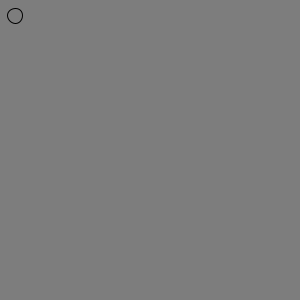
Frame 1 (no input)
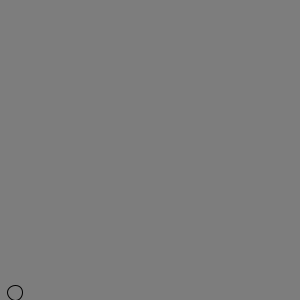
Frame 60 (the mouse pressed at the canvas centre just before this capture)
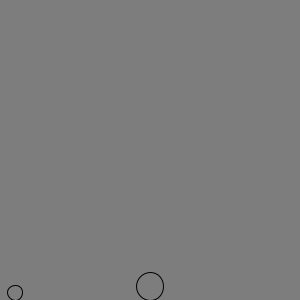
Frame 120 (the mouse held since frame 60 and released just before this capture)

The Processing sketch that drew these frames (run headless with seeded random() and noise(); from frame 60 on, the mouse is pressed at the canvas centre):

// Processing sketch: ball_array_append
// ── ball_array_append.pde
Ball []ball = new Ball[1];
float g = 0.9;
void setup()
{
  size (300,300);
  for(int i=0 ; i<ball.length ;i++)
  {
    ball[i] = new Ball(15,15,15);
  }
}

void draw()
{
  background(125);
  for(int i = 0;i<ball.length ; i++)
  {
    ball[i].fall(g);
    ball[i].display();
  }
}

void mousePressed()
{
  Ball tmp = new Ball(mouseX,mouseY,random(5,40));
  ball = (Ball[]) append(ball,tmp);
  
}
// ── Ball.pde
class Ball{
  color c;
  float x;
  float y;
  float size;
  float speed=0;
  

  Ball(float xs,float ys,float ss)
  {
    x=xs;
    y=ys;
    size = ss;
    
  }
  
  void display()
  {
    fill(125);
    ellipse(x,y,size,size);
  }
  
  void fall(float g)
  {
    speed += g;
    y=y+speed;
    if(y+size/2 > height+g) 
    {
      speed = -speed*0.3;
      y = height-size/2;
    }
  }
}
